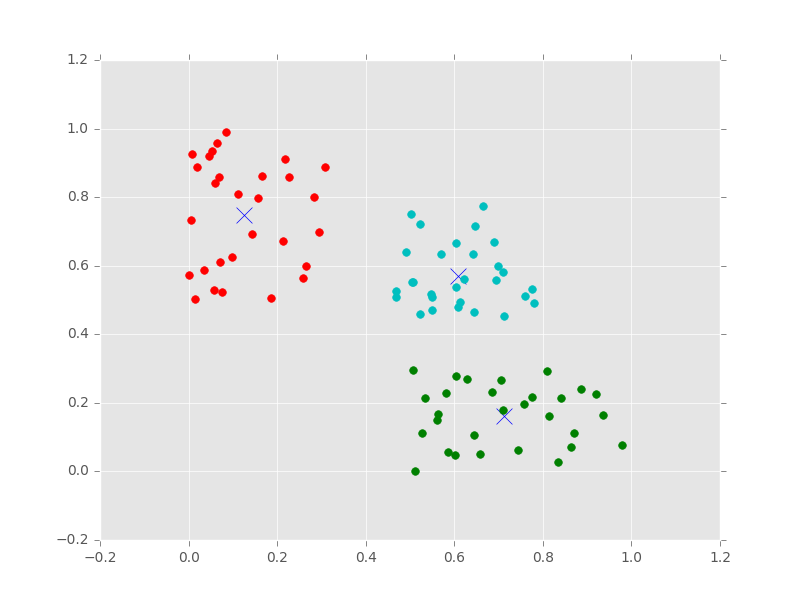

Python code for this plot:
import numpy as np
import matplotlib.pyplot as plt
from matplotlib import style
import pandas as pd 

style.use('ggplot')

class KMeans:
	def __init__(self, k =3, tol = 0.0001, max_iter = 500):
		self.k = k
		self.tolerance = tol
		self.max_iterations= max_iter

	def fit(self, data):

		self.centroids = {}

		
		for i in range(self.k):
			self.centroids[i] = data[i]

		
		for i in range(self.max_iterations):
			self.classes = {}
			for i in range(self.k):
				self.classes[i] = []

			
			for features in data:
				distances = [np.linalg.norm(features - self.centroids[centroid]) for centroid in self.centroids]
				classi= distances.index(min(distances))
				self.classes[classi].append(features)

			old = dict(self.centroids)

			
			for classi in self.classes:
				self.centroids[classi] = np.average(self.classes[classi], axis = 0)

			isOptimal = True

			for centroid in self.centroids:

				original_centroid = old[centroid]
				curr = self.centroids[centroid]

				if np.sum((curr - original_centroid)/original_centroid * 100.0) > self.tolerance:
					isOptimal = False

			
			if isOptimal:
				break

	def pred(self, data):
		distances = [np.linalg.norm(data - self.centroids[centroid]) for centroid in self.centroids]
		classi= distances.index(min(distances))
		return classi

def main():
	
	df = pd.read_csv("Humanities_kmeans.csv")
	df = df[['one', 'two']]
	dataset = df.astype(float).values.tolist()

	X = df.values
	km = KMeans(3)
	km.fit(X)

	
	colors = 10*["r", "g", "c", "b", "k"]

	for centroid in km.centroids:
		plt.scatter(km.centroids[centroid][0], km.centroids[centroid][1], s = 130, marker = "x")

	for classi in km.classes:
		color = colors[classi]
		for features in km.classes[classi]:
			plt.scatter(features[0], features[1], color = color,s = 30)
	
	plt.show()

if __name__ == "__main__":
 main()
